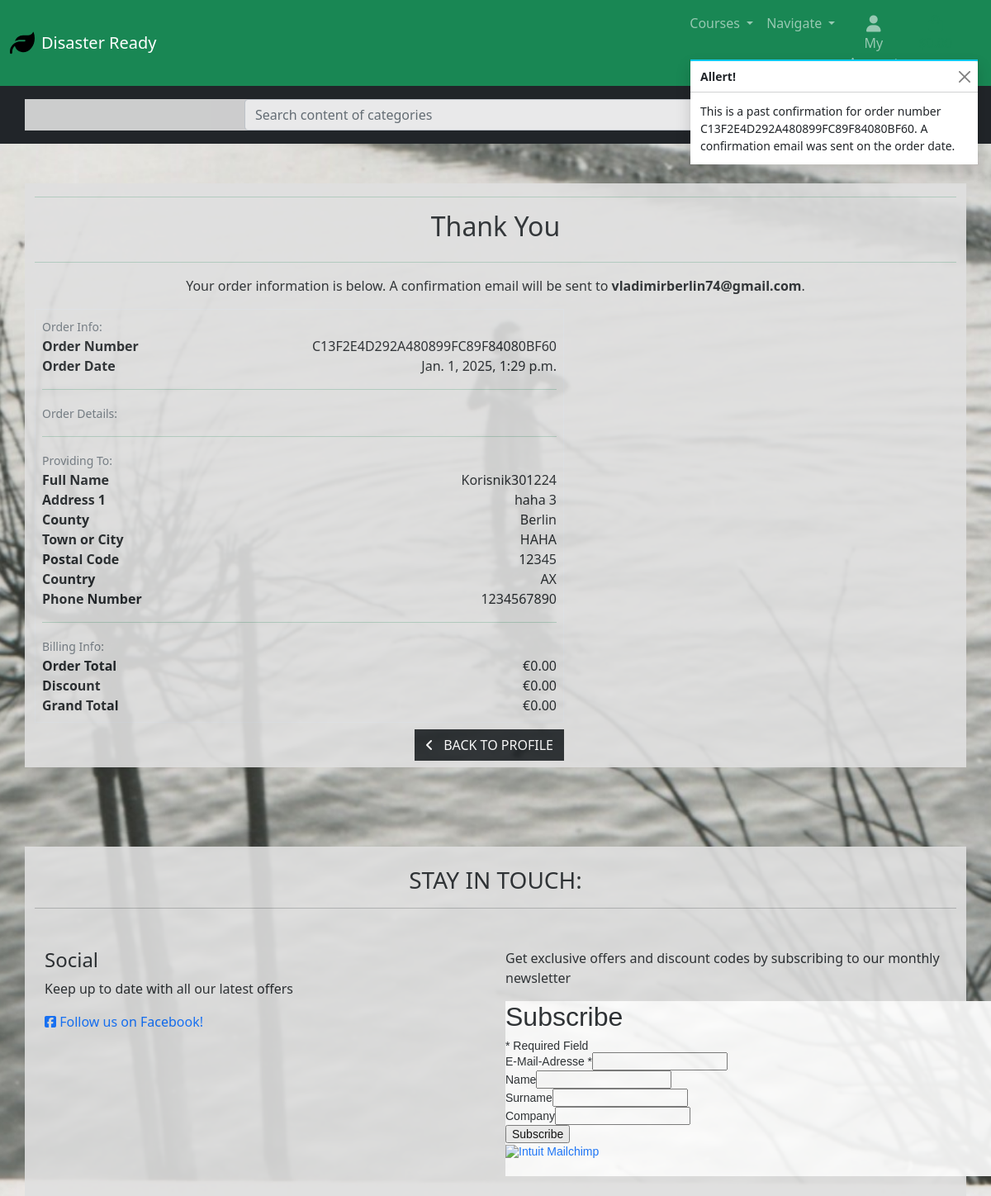
Page /profile/order_history/C13F2E4D292A480899FC89F84080BF60 on the committed database.
### checkout/models.py (models this page shows, shortened)
class Order(models.Model):
    order_number = models.CharField(max_length=32, null=False, editable=False)
    user_profile = models.ForeignKey(UserProfile, on_delete=models.SET_NULL,
    null=True, blank=True, related_name='orders')
    full_name = models.CharField(max_length=50, null=False, blank=False)
    email = models.EmailField(max_length=254, null=False, blank=False)
    phone_number = models.CharField(max_length=20, null=False, blank=False)
    country = CountryField(blank_label='Country *', null=False, blank=False)
    postcode = models.CharField(max_length=20, null=True, blank=True)
    town_or_city = models.CharField(max_length=40, null=False, blank=False)
    street_address1 = models.CharField(max_length=80, null=False, blank=False)
    street_address2 = models.CharField(max_length=80, null=True, blank=True)
    county = models.CharField(max_length=80, null=True, blank=True)
    date = models.DateTimeField(auto_now_add=True)
    discount_cost = models.DecimalField(max_digits=6, decimal_places=2, null=False, default=0)
    order_total = models.DecimalField(max_digits=10, decimal_places=2, null=False, default=0)
    grand_total = models.DecimalField(max_digits=10, decimal_places=2, null=False, default=0)
    original_bag = models.TextField(null=False, blank=False, default='')
    stripe_pid = models.CharField(max_length=254, null=False, blank=False, default='')

### profiles/views.py (the view)
# urls.py: path('order_history/<order_number>', views.order_history, name='order_history'),
def order_history(request, order_number):
    order = get_object_or_404(Order, order_number=order_number)
    messages.info(request, (
        f'This is a past confirmation for order number {order_number}. '
        'A confirmation email was sent on the order date.'
    ))
    template = 'checkout/checkout_success.html'
    context = {
        'order': order,
        'from_profile': True,
    }
    return render(request, template, context)

### products/context_processors.py (called while the page is built)
def categories_processor(request):
    return {"categories": Category.objects.all()}

### checkout/templates/checkout/checkout_success.html (shortened to what this page needs)
{% extends "base.html" %}
{% load static %}
{% block extra_css %}
<link rel="stylesheet" href="{% static 'checkout/css/checkout.css' %}">
{% endblock %}
{% block content %}
<div class="overlay"></div>
<div class="container my-5">
    <div class="row justify-content-center">
        <div class="col text-center">
            <hr class="checkout-success-hr">
            <h2 class="logo-font mb-4">Thank You</h2>
            <hr class="checkout-success-hr">
            <p class="text-dark">Your order information is below. A confirmation email will be sent to
                <strong>{{ order.email }}</strong>.</p>
        </div>
    </div>
    <div class="row">
        <div class="col-12 col-lg-7">
            <div class="order-confirmation-wrapper p-2 border">
                <div class="row">
                    <div class="col">
                        <small class="text-muted">Order Info:</small>
                    </div>
                </div>
                <div class="row align-items-center">
                    <div class="col-md-4">
                        <p class="mb-0 text-black fw-bold">Order Number</p>
                    </div>
                    <div class="col-md-8 text-md-end">
                        <p class="mb-0">{{ order.order_number }}</p>
                    </div>
                </div>
                <div class="row align-items-center">
                    <div class="col-md-4">
                        <p class="mb-0 text-black fw-bold">Order Date</p>
                    </div>
                    <div class="col-md-8 text-md-end">
                        <p class="mb-0">{{ order.date }}</p>
                    </div>
                </div>
                <hr class="checkout-success-hr">
                <div class="row">
                    <div class="col">
                        <small class="text-muted">Order Details:</small>
                    </div>
                </div>
                <hr class="checkout-success-hr">
                <div class="row">
                    <div class="col">
                        <small class="text-muted">Providing To:</small>
                    </div>
                </div>
                <div class="row align-items-center">
                    <div class="col-md-4">
                        <p class="mb-0 text-black fw-bold">Full Name</p>
                    </div>
                    <div class="col-md-8 text-md-end">
                        <p class="mb-0">{{ order.full_name }}</p>
                    </div>
                </div>
                <div class="row align-items-center">
                    <div class="col-md-4">
                        <p class="mb-0 text-black fw-bold">Address 1</p>
                    </div>
                    <div class="col-md-8 text-md-end">
                        <p class="mb-0">{{ order.street_address1 }}</p>
                    </div>
                </div>
                {% if order.county %}
                <div class="row align-items-center">
                    <div class="col-md-4">
                        <p class="mb-0 text-black fw-bold">County</p>
                    </div>
                    <div class="col-md-8 text-md-end">
                        <p class="mb-0">{{ order.county }}</p>
                    </div>
                </div>
                {% endif %}
                <div class="row align-items-center">
                    <div class="col-md-4">
                        <p class="mb-0 text-black fw-bold">Town or City</p>
                    </div>
                    <div class="col-md-8 text-md-end">
                        <p class="mb-0">{{ order.town_or_city }}</p>
                    </div>
                </div>
                {% if order.postcode %}
                <div class="row align-items-center">
                    <div class="col-md-4">
                        <p class="mb-0 text-black fw-bold">Postal Code</p>
                    </div>
                    <div class="col-md-8 text-md-end">
                        <p class="mb-0">{{ order.postcode }}</p>
                    </div>
                </div>
                {% endif %}
                <div class="row align-items-center">
                    <div class="col-md-4">
                        <p class="mb-0 text-black fw-bold">Country</p>
                    </div>
                    <div class="col-md-8 text-md-end">
                        <p class="mb-0">{{ order.country }}</p>
                    </div>
                </div>
                <div class="row align-items-center">
                    <div class="col-md-4">
                        <p class="mb-0 text-black fw-bold">Phone Number</p>
                    </div>
                    <div class="col-md-8 text-md-end">
                        <p class="mb-0">{{ order.phone_number }}</p>
                    </div>
                </div>
                <hr class="checkout-success-hr">
                <div class="row">
                    <div class="col">
                        <small class="text-muted">Billing Info:</small>
                    </div>
                </div>
                <div class="row align-items-center">
                    <div class="col-md-4">
                        <p class="mb-0 text-black fw-bold">Order Total</p>
                    </div>
                    <div class="col-md-8 text-md-end">
                        <p class="mb-0">&#8364;{{ order.order_total }}</p>
                    </div>
                </div>
                <div class="row align-items-center">
                    <div class="col-md-4">
                        <p class="mb-0 text-black fw-bold">Discount</p>
                    </div>
                    <div class="col-md-8 text-md-end">
                        <p class="mb-0">&#8364;{{ order.discount_cost }}</p>
                    </div>
                </div>
                <div class="row align-items-center">
                    <div class="col-md-4">
                        <p class="mb-0 text-black fw-bold">Grand Total</p>
                    </div>
                    <div class="col-md-8 text-md-end">
                        <p class="mb-0">&#8364;{{ order.grand_total }}</p>
                    </div>
                </div>
            </div>
        </div>
    </div>
    <div class="row">
        <div class="col-12 col-lg-7 text-end">
            {% if from_profile %}
            <a href="{% url 'profile' %}" class="btn btn-dark rounded-0 my-2">
                <span class="icon me-2">
                    <i class="fas fa-angle-left"></i>
                </span>
                <span class="text-uppercase">Back to Profile</span>
            </a>
            {% endif %}
        </div>
    </div>
</div>
{% endblock %}

### static/css/base.css (style rules this page uses)
html { height: 100%; }
body { background: url('/media/cover_photo.jpg') no-repeat center center fixed; background-size: cover; height: calc(100vh - 164px); color: #555; font-family: 'Lato'; }
.overlay { height: 100%; width: 100%; top: 0; left: 0; position: fixed; opacity: 0.2; z-index: -1; }
.container { background-color: rgb(223, 223, 223); opacity: 0.9; }

### checkout/static/checkout/css/checkout.css (style rules this page uses)
.checkout-success-hr { color: rgb(25, 135, 84); }

### rows in the picture
Order: email "vladimirberlin74@gmail.com", order_number "C13F2E4D292A480899FC89F84080BF60", date "Jan. 1, 2025, 1:29 p.m.", full_name "Korisnik301224", street_address1 "haha 3", county "Berlin", town_or_city "HAHA", postcode "12345", country "AX", phone_number "1234567890", order_total "0.00", discount_cost "0.00", grand_total "0.00"

### other values in the picture
{{ message }} "This is a past confirmation for order number C13F2E4D292A480899FC89F84080BF60. A confirmation email was sent on the order date."
